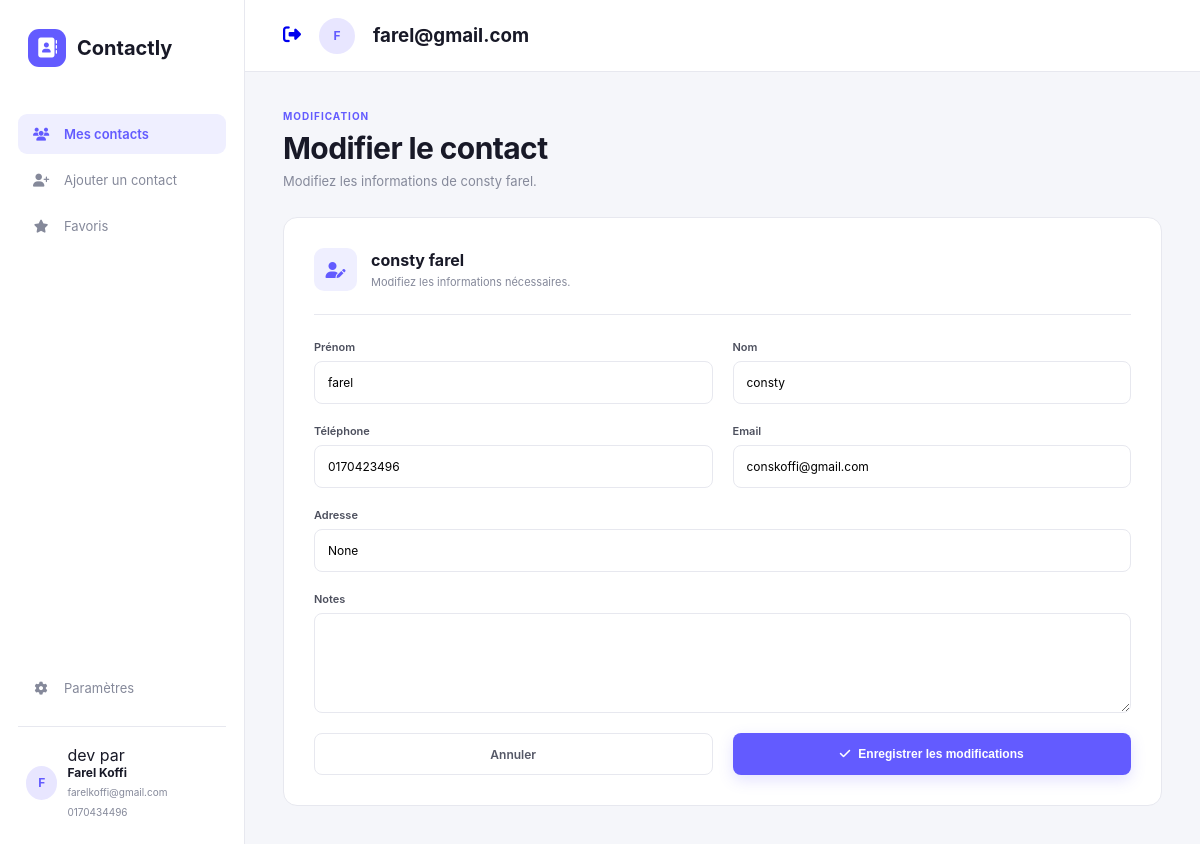
Screenshot of /modifier/2/ (signed in) with the database file from the repository.
### gestion_user/models.py (models this page shows)
class User (AbstractUser):
    pass

### adressebook/models.py (models this page shows, shortened)
class Contact(models.Model):
    user = models.ForeignKey( User ,null=True,blank=True,on_delete=models.CASCADE)
    nom = models.CharField(max_length=180)
    prenom=models.CharField(max_length=200 , null=True,blank=True)
    telephone=models.CharField(max_length=20)
    email = models.EmailField(null=True,blank=True)
    note = models.TextField(null=True,blank=True)
    date_creation = models.DateField(auto_now_add=True)
    derniere_modification = models.DateField(auto_now=True)
    adresse = models.CharField(max_length=300,null=True,blank=True)

### adressebook/views.py (the view)
# urls.py: path('modifier/<int:id>/',modifier,name='modifier'),
@login_required(login_url='auth')
def modifier(request,id):
    contact = Contact.objects.get(id=id , user=request.user)
    return render(request,'modifier.html', {'contact':contact})

### adressebook/templates/modifier.html (shortened to what this page needs)
{% extends 'base.html' %}
{% load static %}
{% block content %}
        <div class="content">
            <div class="content-header">
                <div>
                    <span class="eyebrow">
                        MODIFICATION
                    </span>
                    <h1>Modifier le contact</h1>
                    <p>
                        Modifiez les informations de {{ contact.nom }} {{ contact.prenom }}.
                    </p>
                </div>
            </div>
            <div class="form-card">
                <div class="form-card-header">
                    <div class="form-icon">
                        <i class="fa-solid fa-user-pen"></i>
                    </div>
                    <div>
                        <h2> {{ contact.nom }} {{ contact.prenom }}</h2>
                        <p>
                            Modifiez les informations nécessaires.
                        </p>
                    </div>
                </div>
                <form method="post" action="{% url 'conf_modif' contact.id %}">
                    <div class="form-grid">
                        <div class="form-group">
                            <label>Prénom</label>
                            <input
                            name="prenom"
                                type="text"
                                value="{{ contact.prenom }}"
                            >
                        </div>
                        <div class="form-group">
                            <label>Nom</label>
                            <input
                                type="text"
                                value="{{ contact.nom }}"
                                name="nom"
                            >
                        </div>
                        <div class="form-group">
                            <label>Téléphone</label>
                            <input
                                type="tel"
                                value="{{ contact.telephone }}"
                                name="telephone"
                            >
                        </div>
                        <div class="form-group">
                            <label>Email</label>
                            <input
                                type="email"
                                value="{{ contact.email }}"
                                name="email"
                            >
                        </div>
                        <div class="form-group full">
                            <label>Adresse</label>
                            <input
                                type="text"
                                value="{{ contact.adresse }}"
                                name="adresse"
                            >
                        </div>
                        <div class="form-group full">
                            <label>Notes</label>
                            <textarea
                            name="note"
                            > {{ contact.note }} </textarea>
                        </div
                    <div class="form-actions">
                        <a
                            href="{% url 'index' %}"
                            class="secondary-button"
                        >
                            Annuler
                        </a>
                        <button
                            type="submit"
                            class="primary-button"
                        >
                            <i class="fa-solid fa-check"></i>
                            Enregistrer les modifications
                        </button>
                    </div>
                </form>
            </div>
        </div>
    </main>
</div>
</body>
</html>
{% endblock %}

### adressebook/templates/base.html (shortened to what this page needs)
{% load static %}
<!DOCTYPE html>
<html lang="fr">
<head>
    <link rel="stylesheet" href="{% static 'style.css' %}">
    <link
        rel="stylesheet"
        href="https://cdnjs.cloudflare.com/ajax/libs/font-awesome/6.5.2/css/all.min.css"
    >
</head>
<body>
<div class="app">
    <aside class="sidebar">
        <div class="logo">
            <div class="logo-icon">
                <i class="fa-solid fa-address-book"></i>
            </div>
            <span>Contactly</span>
        </div>
        <nav class="navigation">
            <a href="{% url 'index' %}" class="nav-link active">
                <i class="fa-solid fa-users"></i>
                <span>Mes contacts</span>
            </a>
            <a href="{% url 'ajouter' %}" class="nav-link">
                <i class="fa-solid fa-user-plus"></i>
                <span>Ajouter un contact</span>
            </a>
            <a href="#" class="nav-link">
                <i class="fa-solid fa-star"></i>
                <span>Favoris</span>
            </a>
        </nav>
        <div class="sidebar-bottom">
            <a href="{% url 'parametre' %}" class="nav-link">
                <i class="fa-solid fa-gear"></i>
                <span>Paramètres</span>
            </a>
            <div class="user-mini">
                <div class="user-avatar">
                    F
                </div>
                <div>
                    <p> dev par </p>
                    <strong>Farel Koffi</strong>
                    <small> farelkoffi@gmail.com
                        0170434496
                    </small>
                </div>
            </div>
        </div>
    </aside>
    <main class="main">
        <header class="topbar">
            <div class="topbar-actions">
            {% if user.is_authenticated %}
                <button class="icon-button">
                     <a href="{% url 'deconnexion' %}">  <i class="fa-solid fa-right-from-bracket"></i> </a>
                </button>
                <div class="top-avatar">
                {{ user.email|slice:":1"|upper }}
                </div>
                <h3>{{ user.email }}</h3>
            {% endif %}
            </div>
        </header>
        {% block content %}
        {% endblock %}

### rows the page displays
User: email "F", email "farel@gmail.com"
Contact: nom "consty", prenom "farel", telephone "0170423496", email "conskoffi@gmail.com", adresse "None"
